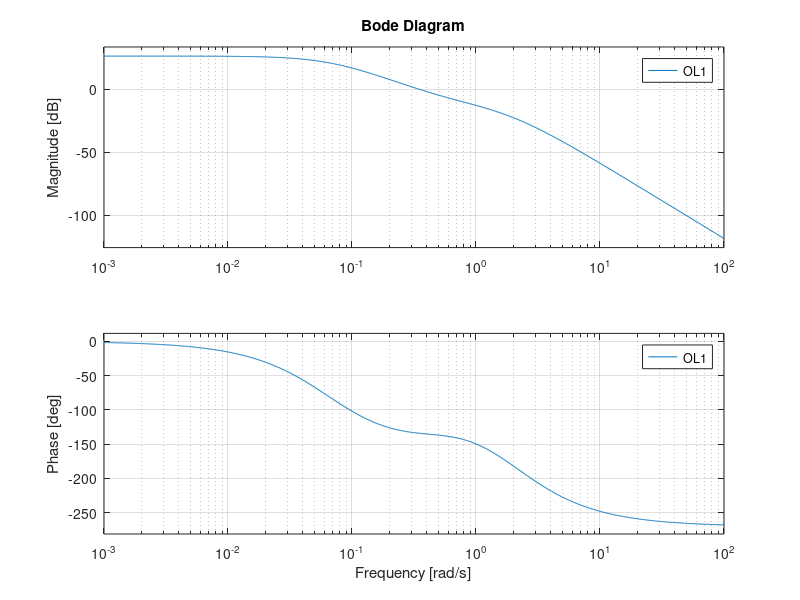
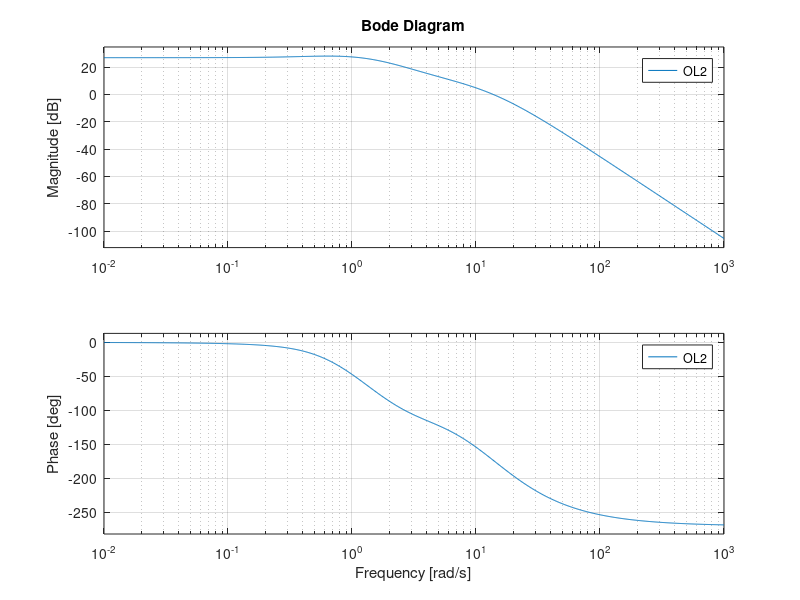
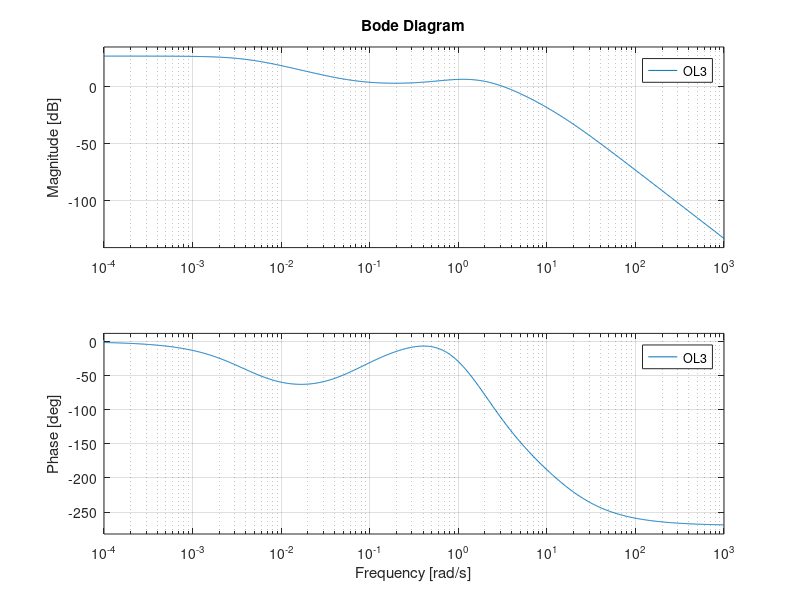
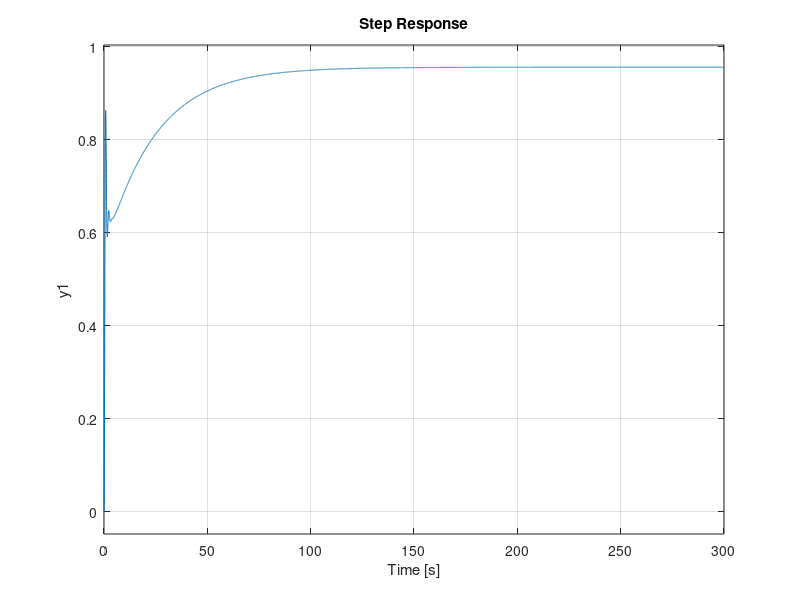

Write MATLAB code to recreate these figures, in order.
%% Yashar Zafari - 99106209
s=tf('s');
G=50*(s+0.5)/((s+1)*(s+1.5)^2*(s+2));
Glag=0.155*(s+0.87)/(s+0.07);
Glead=4.75*(s+3.91)/(s+11.75);
Gleadlag=4.46*((s+0.722)*(s+0.072))/((s+14.44)*(s+0.0041));
OL1=Glag^2*G; OL2=Glead^3*G; OL3=Gleadlag*G;
%% System
figure
bode(G);
%% Lag
bode(OL1)
figure
step(OL1/(1+OL1))
%% Lead
bode(OL2)
figure
step(OL2/(1+OL2))
%% Lead-Lag
bode(OL3)
figure
step(OL3/(1+OL3))